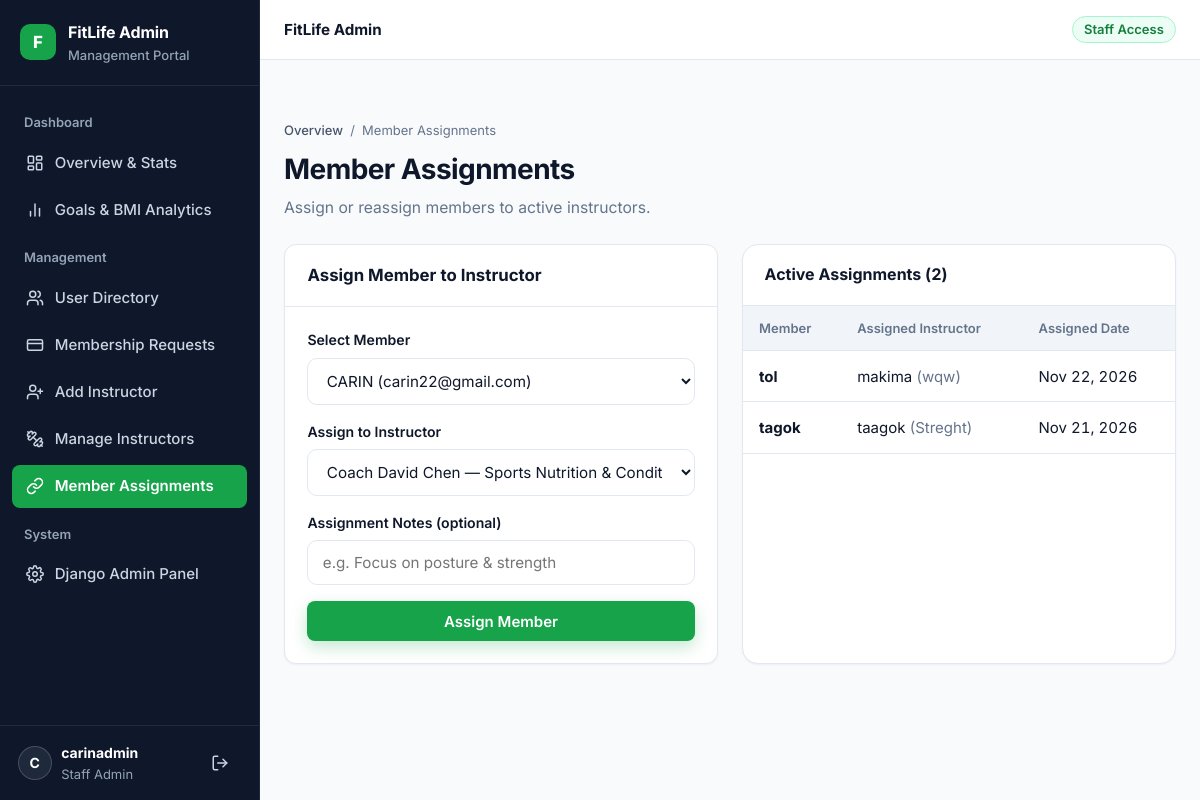
Page /admin-dashboard/assignments/ (signed in) on the committed database.
### fitnessplanner/planner/models.py (models this page shows, shortened)
class InstructorAssignment(models.Model):
    instructor = models.ForeignKey(Instructor, on_delete=models.CASCADE, related_name='assignments')
    member = models.ForeignKey(
        settings.AUTH_USER_MODEL,
        on_delete=models.CASCADE,
        related_name='instructor_assignments',
    )
    assigned_by = models.ForeignKey(
        settings.AUTH_USER_MODEL,
        on_delete=models.SET_NULL,
        null=True,
        blank=True,
        related_name='created_assignments',
    )
    notes = models.TextField(blank=True, default='')
    is_active = models.BooleanField(default=True)
    assigned_at = models.DateTimeField(auto_now_add=True)
    class Meta:
        ordering = ['-assigned_at']

class Instructor(models.Model):
    STATUS_CHOICES = [
        ('active', 'Active'),
        ('inactive', 'Inactive'),
        ('suspended', 'Suspended'),
    ]
    SPECIALIZATION_CHOICES = [
        ('Weight Loss', 'Weight Loss'),
        ('Muscle Building', 'Muscle Building'),
        ('Strength Training', 'Strength Training'),
        ('Personal Training', 'Personal Training'),
        ('Nutrition Coaching', 'Nutrition Coaching'),
        ('HIIT & Conditioning', 'HIIT & Conditioning'),
        ('Yoga & Mobility', 'Yoga & Mobility'),
    ]
    user = models.OneToOneField(
        settings.AUTH_USER_MODEL,
        on_delete=models.SET_NULL,
        null=True,
        blank=True,
        related_name='instructor_profile',
    )
    name = models.CharField(max_length=120)
    email = models.EmailField(blank=True, default='')
    contact_number = models.CharField(max_length=30, blank=True, default='')
    profile_photo = models.ImageField(upload_to='instructors/', null=True, blank=True)
    specialty = models.CharField(max_length=120)
    bio = models.TextField(blank=True)
    experience_years = models.PositiveIntegerField(default=3)
    certification = models.CharField(max_length=150, blank=True)
    hourly_rate = models.DecimalField(max_digits=7, decimal_places=2, default=45.00)
    rating = models.FloatField(default=4.8)
    available_days = models.CharField(max_length=120, default='Mon, Wed, Fri')
    avatar_emoji = models.CharField(max_length=10, default='🏋️')
    status = models.CharField(max_length=20, choices=STATUS_CHOICES, default='active')
    is_active = models.BooleanField(default=True)
    created_at = models.DateTimeField(auto_now_add=True, null=True)

### fitnessplanner/planner/views.py (the view)
# urls.py: path('admin-dashboard/assignments/', views.admin_assignments, name='admin_assignments'),
@user_passes_test(lambda u: u.is_staff, login_url='planner:admin_login')
def admin_assignments(request):
    members_list = User.objects.filter(is_staff=False, is_superuser=False).exclude(
        userprofile__role='instructor'
    ).order_by('username')
    instructors = Instructor.objects.filter(status='active').order_by('name')
    assignments = InstructorAssignment.objects.filter(is_active=True).select_related('instructor', 'member')
    return render(request, 'planner/admin_assignments.html', {
        'members_list': members_list,
        'instructors': instructors,
        'assignments': assignments,
    })

### templates/planner/admin_assignments.html (shortened to what this page needs)
{% extends "planner/base_admin.html" %}
{% block admin_content %}
  {% include "components/page_header.html" with title="Member Assignments" subtitle="Assign or reassign members to active instructors." parent_label="Overview" parent_url="/admin-dashboard/" %}
  <div class="breakdown-grid">
    <div class="card card-form">
      <div class="card-header">Assign Member to Instructor</div>
      <div class="card-body">
        <form method="post" action="{% url 'planner:admin_assign_member' %}">
          <div class="form-group">
            <label class="form-label" for="id_member_id">Select Member</label>
            <select id="id_member_id" name="member_id" class="form-control" required>
              {% for m in members_list %}
                <option value="{{ m.id }}">{{ m.username }}{% if m.email %} ({{ m.email }}){% endif %}</option>
              {% endfor %}
            </select>
          </div>
          <div class="form-group">
            <label class="form-label" for="id_instructor_id">Assign to Instructor</label>
            <select id="id_instructor_id" name="instructor_id" class="form-control" required>
              {% for inst in instructors %}
                {% if inst.status == 'active' %}
                  <option value="{{ inst.id }}">{{ inst.name }} — {{ inst.specialty }}</option>
                {% endif %}
              {% endfor %}
            </select>
          </div>
          <div class="form-group">
            <label class="form-label" for="id_assign_notes">Assignment Notes (optional)</label>
            <input id="id_assign_notes" type="text" name="notes" class="form-control" placeholder="e.g. Focus on posture & strength">
          </div>
          <button type="submit" class="btn btn-primary" style="width:100%;">Assign Member</button>
        </form>
      </div>
    </div>
    <div class="dir-card">
      <div class="dir-card-header">
        <span>Active Assignments (<span class="tabular-nums">{{ assignments|length }}</span>)</span>
      </div>
      <div class="table-wrap">
        {% if assignments %}
        <table class="fl-table">
          <thead>
            <tr>
              <th>Member</th>
              <th>Assigned Instructor</th>
              <th>Assigned Date</th>
            </tr>
          </thead>
          <tbody>
            {% for a in assignments %}
            <tr>
              <td><strong>{{ a.member.username }}</strong></td>
              <td>{{ a.instructor.name }} <span style="color:var(--text-muted);">({{ a.instructor.specialty }})</span></td>
              <td class="tabular-nums">{{ a.assigned_at|date:"M d, Y" }}</td>
            </tr>
            {% endfor %}
          </tbody>
        </table>
        {% else %}
          <div style="padding:2rem;">
            {% include "components/empty_state.html" with title="No active assignments" message="Assign a member to an instructor using the form." %}
          </div>
        {% endif %}
      </div>
    </div>
  </div>
{% endblock %}

### templates/planner/base_admin.html (shortened to what this page needs)
{% extends "base.html" %}
{% load static %}
{% block body %}
<div class="app-shell">
  <aside class="app-sidebar" id="adminSidebar" aria-label="Admin navigation">
    <div class="app-sidebar-brand">
      <div class="app-brand-mark">F</div>
      <div class="app-brand-text">
        <strong>FitLife Admin</strong>
        <span>Management Portal</span>
      </div>
    </div>
    <nav class="app-sidebar-nav">
      <div class="app-sidebar-label">Dashboard</div>
      <a href="{% url 'planner:admin_dashboard' %}" class="app-nav-link {% if request.resolver_match.url_name == 'admin_dashboard' %}active{% endif %}">
        {% include "components/icon.html" with name="dashboard" %} Overview &amp; Stats
      </a>
      <a href="{% url 'planner:admin_analytics' %}" class="app-nav-link {% if request.resolver_match.url_name == 'admin_analytics' %}active{% endif %}">
        {% include "components/icon.html" with name="chart" %} Goals &amp; BMI Analytics
      </a>
      <div class="app-sidebar-label">Management</div>
      <a href="{% url 'planner:admin_users' %}" class="app-nav-link {% if request.resolver_match.url_name == 'admin_users' %}active{% endif %}">
        {% include "components/icon.html" with name="users" %} User Directory
      </a>
      <a href="{% url 'planner:admin_memberships' %}" class="app-nav-link {% if request.resolver_match.url_name == 'admin_memberships' %}active{% endif %}">
        {% include "components/icon.html" with name="credit-card" %} Membership Requests
      </a>
      <a href="{% url 'planner:admin_instructor_new' %}" class="app-nav-link {% if request.resolver_match.url_name == 'admin_instructor_new' %}active{% endif %}">
        {% include "components/icon.html" with name="user-plus" %} Add Instructor
      </a>
      <a href="{% url 'planner:admin_instructors' %}" class="app-nav-link {% if request.resolver_match.url_name == 'admin_instructors' or request.resolver_match.url_name == 'admin_instructor_edit' %}active{% endif %}">
        {% include "components/icon.html" with name="dumbbell" %} Manage Instructors
      </a>
      <a href="{% url 'planner:admin_assignments' %}" class="app-nav-link {% if request.resolver_match.url_name == 'admin_assignments' %}active{% endif %}">
        {% include "components/icon.html" with name="link" %} Member Assignments
      </a>
      <div class="app-sidebar-label">System</div>
      <a href="/admin/" class="app-nav-link">
        {% include "components/icon.html" with name="settings" %} Django Admin Panel
      </a>
    </nav>
    <div class="app-sidebar-footer">
      <div class="app-sidebar-user">
        <div class="app-user-avatar">{{ user.username|slice:":1"|upper }}</div>
        <div class="app-user-meta">
          <strong>{{ user.username }}</strong>
          <small>Staff Admin</small>
        </div>
      </div>
      <form action="{% url 'logout' %}" method="post" style="margin:0;">
        <button type="submit" class="btn btn-ghost btn-sm" style="color:#CBD5E1;" aria-label="Logout">
          {% include "components/icon.html" with name="logout" %}
        </button>
      </form>
    </div>
  </aside>
  <div class="app-main">
    <header class="app-topbar">
      <div class="app-topbar-left">
        <span style="font-weight:700; font-size:.95rem; color:var(--text);">FitLife Admin</span>
      </div>
      <span class="badge badge-success">Staff Access</span>
    </header>
    <main id="main-content" class="app-content">
      <div class="admin-wrapper">
        {% block admin_content %}{% endblock %}
      </div>
    </main>
  </div>
</div>
{% endblock %}

### templates/planner/base_admin.html (style rules this page uses)
.admin-wrapper { width: 100%; }
.breakdown-grid { display: grid; grid-template-columns: 1fr 1fr; gap: 1.5rem; margin-bottom: 1.75rem; }
.dir-card { background: var(--surface); border: 1px solid var(--border); border-radius: var(--radius-lg); box-shadow: var(--shadow-sm); overflow: hidden; }
.dir-card-header { padding: 1.1rem 1.35rem; border-bottom: 1px solid var(--border); display: flex; justify-content: space-between; align-items: center; font-weight: 700; font-size: 1rem; }

### rows in the picture
InstructorAssignment: member.username "tol", instructor.name "makima", instructor.specialty "wqw", assigned_at "Nov 22, 2026"
InstructorAssignment: member.username "tagok", instructor.name "taagok", instructor.specialty "Streght", assigned_at "Nov 21, 2026"

### other values in the picture
{{ user.username|slice:":1"|upper }} "C"
{{ user.username }} "carinadmin"
{{ parent_label }} "Overview"
{{ title }} "Member Assignments"
{{ subtitle }} "Assign or reassign members to active instructors."
{{ assignments|length }} "2"
form field member_id "CARIN (carin22@gmail.com)"
form field instructor_id "Coach David Chen — Sports Nutrition & Conditioning"
